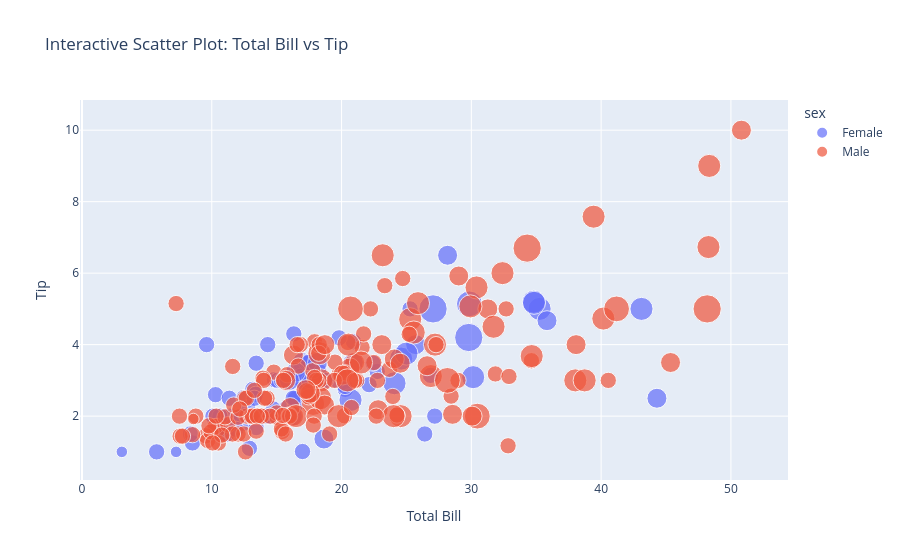

Notebook source saved alongside this figure:
### Code cell
# Interactive scatter plot of total_bill vs tip
fig = px.scatter(
    df,
    x='total_bill',
    y='tip',
    color='sex',
    size='size',
    title='Interactive Scatter Plot: Total Bill vs Tip',
    labels={'total_bill': 'Total Bill', 'tip': 'Tip'}
)
fig.show()

### Figure 1 — Plotly figure (JSON) as saved in the notebook; plotly's stock layout.template omitted (floating-point values rounded to 4 significant figures; data arrays with more than 128 entries replaced by an {"elided": "..."} marker saying what was removed)
{"data": [{"hovertemplate": "sex=Female<br>Total Bill=%{x}<br>Tip=%{y}<br>size=%{marker.size}<extra></extra>", "legendgroup": "Female", "marker": {"color": "#636efa", "size": [2, 4, 4, 2, 3, 3, 2, 2, 2, 2, 4, 3, 2, 4, 2, 2, 1, 3, 2, 2, 2, 1, 4, 2, 2, 2, 2, 2, 3, 2, 2, 2, 1, 3, 2, 2, 2, 4, 2, 2, 6, 2, 2, 2, 2, 2, 2, 2, 2, 2, 2, 2, 6, 2, 2, 3, 2, 5, 4, 2, 3, 2, 2, 2, 2, 3, 3, 2, 4, 2, 2, 2, 2, 3, 2, 2, 3, 2, 4, 2, 3, 2, 2, 2, 3, 2, 2], "sizemode": "area", "sizeref": 0.015, "symbol": "circle"}, "mode": "markers", "name": "Female", "orientation": "v", "showlegend": true, "type": "scatter", "x": [16.99, 24.59, 35.26, 14.83, 10.33, 16.97, 20.29, 15.77, 19.65, 15.06, 20.69, 16.93, 10.29, 34.81, 26.41, 16.45, 3.07, 17.07, 26.86, 25.28, 14.73, 10.07, 34.83, 5.75, 16.32, 22.75, 11.35, 15.38, 44.3, 22.42, 20.92, 14.31, 7.25, 25.71, 17.31, 10.65, 12.43, 24.08, 13.42, 12.48, 29.8, 14.52, 11.38, 20.27, 11.17, 12.26, 18.26, 8.51, 10.33, 14.15, 13.16, 17.47, 27.05, 16.43, 8.35, 18.64, 11.87, 29.85, 25.0, 13.39, 16.21, 17.51, 10.59, 10.63, 9.6, 20.9, 18.15, 19.81, 43.11, 13.0, 12.74, 13.0, 16.4, 16.47, 12.76, 13.27, 28.17, 12.9, 30.14, 13.42, 15.98, 16.27, 10.09, 22.12, 35.83, 27.18, 18.78], "xaxis": "x", "y": [1.01, 3.61, 5.0, 3.02, 1.67, 3.5, 2.75, 2.23, 3.0, 3.0, 2.45, 3.07, 2.6, 5.2, 1.5, 2.47, 1.0, 3.0, 3.14, 5.0, 2.2, 1.83, 5.17, 1.0, 4.3, 3.25, 2.5, 3.0, 2.5, 3.48, 4.08, 4.0, 1.0, 4.0, 3.5, 1.5, 1.8, 2.92, 1.68, 2.52, 4.2, 2.0, 2.0, 2.83, 1.5, 2.0, 3.25, 1.25, 2.0, 2.0, 2.75, 3.5, 5.0, 2.3, 1.5, 1.36, 1.63, 5.14, 3.75, 2.61, 2.0, 3.0, 1.61, 2.0, 4.0, 3.5, 3.5, 4.19, 5.0, 2.0, 2.01, 2.0, 2.5, 3.23, 2.23, 2.5, 6.5, 1.1, 3.09, 3.48, 3.0, 2.5, 2.0, 2.88, 4.67, 2.0, 3.0], "yaxis": "y"}, {"hovertemplate": "sex=Male<br>Total Bill=%{x}<br>Tip=%{y}<br>size=%{marker.size}<extra></extra>", "legendgroup": "Male", "marker": {"color": "#EF553B", "size": {"elided": "157 int values"}, "sizemode": "area", "sizeref": 0.015, "symbol": "circle"}, "mode": "markers", "name": "Male", "orientation": "v", "showlegend": true, "type": "scatter", "x": {"elided": "157 float values"}, "xaxis": "x", "y": {"elided": "157 float values"}, "yaxis": "y"}], "layout": {"legend": {"itemsizing": "constant", "title": {"text": "sex"}, "tracegroupgap": 0}, "title": {"text": "Interactive Scatter Plot: Total Bill vs Tip"}, "xaxis": {"anchor": "y", "domain": [0, 1], "title": {"text": "Total Bill"}}, "yaxis": {"anchor": "x", "domain": [0, 1], "title": {"text": "Tip"}}}}
